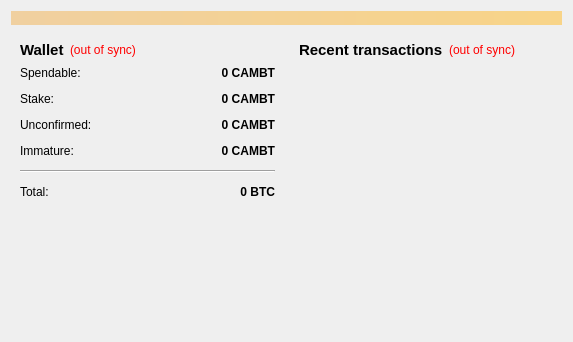
<?xml version="1.0" encoding="UTF-8"?>
<ui version="4.0">
 <class>OverviewPage</class>
 <widget class="QWidget" name="OverviewPage">
  <property name="geometry">
   <rect>
    <x>0</x>
    <y>0</y>
    <width>573</width>
    <height>342</height>
   </rect>
  </property>
  <property name="windowTitle">
   <string>Form</string>
  </property>
  <layout class="QVBoxLayout" name="topLayout">
   <item>
    <widget class="QLabel" name="labelAlerts">
     <property name="visible">
      <bool>false</bool>
     </property>
     <property name="styleSheet">
      <string notr="true">background-color: qlineargradient(x1: 0, y1: 0, x2: 1, y2: 0, stop:0 #F0D0A0, stop:1 #F8D488);  color:#000000
</string>
     </property>
     <property name="wordWrap">
      <bool>true</bool>
     </property>
     <property name="margin">
      <number>3</number>
     </property>
    </widget>
   </item>
   <item>
    <layout class="QHBoxLayout" name="horizontalLayout" stretch="1,1">
     <item>
      <layout class="QVBoxLayout" name="verticalLayout_2">
       <item>
        <widget class="QWidget" name="widget" native="true">
         <layout class="QVBoxLayout" name="verticalLayout_4">
          <item>
           <layout class="QHBoxLayout" name="horizontalLayout_4">
            <item>
             <widget class="QLabel" name="label_5">
              <property name="font">
               <font>
                <pointsize>11</pointsize>
                <weight>75</weight>
                <bold>true</bold>
               </font>
              </property>
              <property name="text">
               <string>Wallet</string>
              </property>
             </widget>
            </item>
            <item>
             <widget class="QLabel" name="labelWalletStatus">
              <property name="toolTip">
               <string>The displayed information may be out of date. Your wallet automatically synchronizes with the CambtCoin network after a connection is established, but this process has not completed yet.</string>
              </property>
              <property name="styleSheet">
               <string notr="true">QLabel { color: red; }</string>
              </property>
              <property name="text">
               <string notr="true">(out of sync)</string>
              </property>
              <property name="alignment">
               <set>Qt::AlignLeading|Qt::AlignLeft|Qt::AlignVCenter</set>
              </property>
             </widget>
            </item>
            <item>
             <spacer name="horizontalSpacer_2">
              <property name="orientation">
               <enum>Qt::Horizontal</enum>
              </property>
              <property name="sizeHint" stdset="0">
               <size>
                <width>40</width>
                <height>20</height>
               </size>
              </property>
             </spacer>
            </item>
           </layout>
          </item>
          <item>
           <layout class="QFormLayout" name="formLayout_2">
            <property name="fieldGrowthPolicy">
             <enum>QFormLayout::AllNonFixedFieldsGrow</enum>
            </property>
            <property name="horizontalSpacing">
             <number>12</number>
            </property>
            <property name="verticalSpacing">
             <number>12</number>
            </property>
            <item row="0" column="0">
             <widget class="QLabel" name="label">
              <property name="text">
               <string>Spendable:</string>
              </property>
             </widget>
            </item>
            <item row="0" column="1">
             <widget class="QLabel" name="labelBalance">
              <property name="font">
               <font>
                <weight>75</weight>
                <bold>true</bold>
               </font>
              </property>
              <property name="cursor">
               <cursorShape>IBeamCursor</cursorShape>
              </property>
              <property name="toolTip">
               <string>Your current spendable balance</string>
              </property>
              <property name="text">
               <string notr="true">0 CAMBT</string>
              </property>
              <property name="alignment">
               <set>Qt::AlignRight|Qt::AlignTrailing|Qt::AlignVCenter</set>
              </property>
              <property name="textInteractionFlags">
               <set>Qt::LinksAccessibleByMouse|Qt::TextSelectableByKeyboard|Qt::TextSelectableByMouse</set>
              </property>
             </widget>
            </item>
            <item row="1" column="0">
             <widget class="QLabel" name="label_6">
              <property name="text">
               <string>Stake:</string>
              </property>
             </widget>
            </item>
            <item row="1" column="1">
             <widget class="QLabel" name="labelStake">
              <property name="font">
               <font>
                <weight>75</weight>
                <bold>true</bold>
               </font>
              </property>
              <property name="cursor">
               <cursorShape>IBeamCursor</cursorShape>
              </property>
              <property name="toolTip">
               <string>Total of coins that was staked, and do not yet count toward the current balance</string>
              </property>
              <property name="text">
               <string notr="true">0 CAMBT</string>
              </property>
              <property name="alignment">
               <set>Qt::AlignRight|Qt::AlignTrailing|Qt::AlignVCenter</set>
              </property>
              <property name="textInteractionFlags">
               <set>Qt::LinksAccessibleByMouse|Qt::TextSelectableByKeyboard|Qt::TextSelectableByMouse</set>
              </property>
             </widget>
            </item>
            <item row="2" column="0">
             <widget class="QLabel" name="label_3">
              <property name="text">
               <string>Unconfirmed:</string>
              </property>
             </widget>
            </item>
            <item row="2" column="1">
             <widget class="QLabel" name="labelUnconfirmed">
              <property name="font">
               <font>
                <weight>75</weight>
                <bold>true</bold>
               </font>
              </property>
              <property name="cursor">
               <cursorShape>IBeamCursor</cursorShape>
              </property>
              <property name="toolTip">
               <string>Total of transactions that have yet to be confirmed, and do not yet count toward the current balance</string>
              </property>
              <property name="text">
               <string notr="true">0 CAMBT</string>
              </property>
              <property name="alignment">
               <set>Qt::AlignRight|Qt::AlignTrailing|Qt::AlignVCenter</set>
              </property>
              <property name="textInteractionFlags">
               <set>Qt::LinksAccessibleByMouse|Qt::TextSelectableByKeyboard|Qt::TextSelectableByMouse</set>
              </property>
             </widget>
            </item>
            <item row="3" column="0">
             <widget class="QLabel" name="labelImmatureText">
              <property name="text">
               <string>Immature:</string>
              </property>
             </widget>
            </item>
            <item row="3" column="1">
             <widget class="QLabel" name="labelImmature">
              <property name="font">
               <font>
                <weight>75</weight>
                <bold>true</bold>
               </font>
              </property>
              <property name="toolTip">
               <string>Mined balance that has not yet matured</string>
              </property>
              <property name="text">
               <string notr="true">0 CAMBT</string>
              </property>
              <property name="alignment">
               <set>Qt::AlignRight|Qt::AlignTrailing|Qt::AlignVCenter</set>
              </property>
              <property name="textInteractionFlags">
               <set>Qt::LinksAccessibleByMouse|Qt::TextSelectableByKeyboard|Qt::TextSelectableByMouse</set>
              </property>
             </widget>
            </item>
            <item row="4" column="0" colspan="2">
             <widget class="Line" name="line">
              <property name="orientation">
               <enum>Qt::Horizontal</enum>
              </property>
             </widget>
            </item>
            <item row="5" column="0">
             <widget class="QLabel" name="labelTotalText">
              <property name="text">
               <string>Total:</string>
              </property>
             </widget>
            </item>
            <item row="5" column="1">
             <widget class="QLabel" name="labelTotal">
              <property name="font">
               <font>
                <weight>75</weight>
                <bold>true</bold>
               </font>
              </property>
              <property name="cursor">
               <cursorShape>IBeamCursor</cursorShape>
              </property>
              <property name="toolTip">
               <string>Your current total balance</string>
              </property>
              <property name="text">
               <string notr="true">0 BTC</string>
              </property>
              <property name="alignment">
               <set>Qt::AlignRight|Qt::AlignTrailing|Qt::AlignVCenter</set>
              </property>
              <property name="textInteractionFlags">
               <set>Qt::LinksAccessibleByMouse|Qt::TextSelectableByKeyboard|Qt::TextSelectableByMouse</set>
              </property>
             </widget>
            </item>
           </layout>
          </item>
         </layout>
        </widget>
       </item>
       <item>
        <spacer name="verticalSpacer">
         <property name="orientation">
          <enum>Qt::Vertical</enum>
         </property>
         <property name="sizeHint" stdset="0">
          <size>
           <width>20</width>
           <height>40</height>
          </size>
         </property>
        </spacer>
       </item>
      </layout>
     </item>
     <item>
      <layout class="QVBoxLayout" name="verticalLayout_3">
       <item>
        <widget class="QWidget" name="widget_2" native="true">
         <layout class="QVBoxLayout" name="verticalLayout">
          <item>
           <layout class="QHBoxLayout" name="horizontalLayout_2">
            <item>
             <widget class="QLabel" name="label_4">
              <property name="font">
               <font>
                <pointsize>11</pointsize>
                <weight>75</weight>
                <bold>true</bold>
               </font>
              </property>
              <property name="text">
               <string>&lt;b&gt;Recent transactions&lt;/b&gt;</string>
              </property>
             </widget>
            </item>
            <item>
             <widget class="QLabel" name="labelTransactionsStatus">
              <property name="toolTip">
               <string>The displayed information may be out of date. Your wallet automatically synchronizes with the CambtCoin network after a connection is established, but this process has not completed yet.</string>
              </property>
              <property name="styleSheet">
               <string notr="true">QLabel { color: red; }</string>
              </property>
              <property name="text">
               <string notr="true">(out of sync)</string>
              </property>
              <property name="alignment">
               <set>Qt::AlignRight|Qt::AlignTrailing|Qt::AlignVCenter</set>
              </property>
             </widget>
            </item>
            <item>
             <spacer name="horizontalSpacer">
              <property name="orientation">
               <enum>Qt::Horizontal</enum>
              </property>
              <property name="sizeHint" stdset="0">
               <size>
                <width>40</width>
                <height>20</height>
               </size>
              </property>
             </spacer>
            </item>
           </layout>
          </item>
          <item>
           <widget class="QListView" name="listTransactions">
            <property name="styleSheet">
             <string notr="true">QListView { background: transparent; }</string>
            </property>
            <property name="frameShape">
             <enum>QFrame::NoFrame</enum>
            </property>
            <property name="verticalScrollBarPolicy">
             <enum>Qt::ScrollBarAlwaysOff</enum>
            </property>
            <property name="horizontalScrollBarPolicy">
             <enum>Qt::ScrollBarAlwaysOff</enum>
            </property>
            <property name="selectionMode">
             <enum>QAbstractItemView::NoSelection</enum>
            </property>
           </widget>
          </item>
         </layout>
        </widget>
       </item>
      </layout>
     </item>
    </layout>
   </item>
  </layout>
 </widget>
 <resources/>
 <connections/>
</ui>
